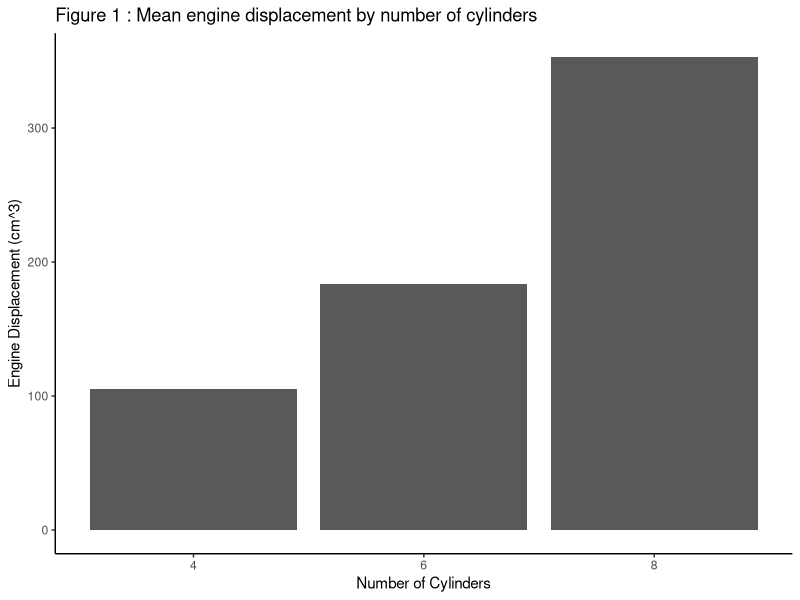

Generate this figure with R:
## ---- chunk 1
library(tidyverse)
library(knitr)
library(kableExtra)




## ---- chunk 2
data(mtcars)

## ---- chunk 3
str(mtcars)

## ---- chunk 4
mean_displacement <- mtcars %>%
  group_by(cyl) %>%
  summarise(mean_disp = round(mean(disp, na.rm = TRUE), 2))

mean_displacement

## ---- chunk 5
mean_displacement %>%
  kable(col.names = c("Cylinders", "Displacement"), caption = "Mean engine displacement by number of cylinders") %>%
  kable_styling(full_width = FALSE)

## ---- chunk 6
library(ggplot2)
ggplot(mean_displacement, aes(x = factor(cyl), y = mean_disp)) +
  geom_bar(stat = "identity") +
  labs(title = "Figure 1 : Mean engine displacement by number of cylinders",
       x = "Number of Cylinders",
       y = "Engine Displacement (cm^3)") +
  theme_classic()
